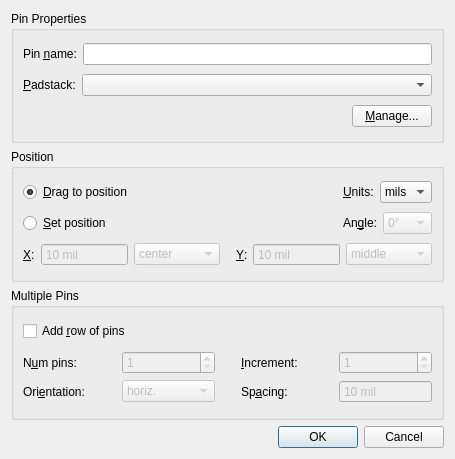
<?xml version="1.0" encoding="UTF-8"?>
<ui version="4.0">
 <class>EditPinDialog</class>
 <widget class="QDialog" name="EditPinDialog">
  <property name="enabled">
   <bool>true</bool>
  </property>
  <property name="geometry">
   <rect>
    <x>0</x>
    <y>0</y>
    <width>455</width>
    <height>459</height>
   </rect>
  </property>
  <property name="windowTitle">
   <string>Define Pin</string>
  </property>
  <layout class="QVBoxLayout" name="verticalLayout">
   <item>
    <widget class="QGroupBox" name="groupBox_2">
     <property name="title">
      <string>Pin Properties</string>
     </property>
     <layout class="QVBoxLayout" name="verticalLayout_4">
      <item>
       <layout class="QHBoxLayout" name="horizontalLayout">
        <item>
         <widget class="QLabel" name="label">
          <property name="text">
           <string>Pin &amp;name:</string>
          </property>
          <property name="buddy">
           <cstring>pinName</cstring>
          </property>
         </widget>
        </item>
        <item>
         <widget class="QLineEdit" name="pinName"/>
        </item>
       </layout>
      </item>
      <item>
       <layout class="QHBoxLayout" name="horizontalLayout_2">
        <item>
         <widget class="QLabel" name="label_2">
          <property name="text">
           <string>&amp;Padstack:</string>
          </property>
          <property name="buddy">
           <cstring>psList</cstring>
          </property>
         </widget>
        </item>
        <item>
         <widget class="QComboBox" name="psList">
          <property name="sizePolicy">
           <sizepolicy hsizetype="Expanding" vsizetype="Fixed">
            <horstretch>0</horstretch>
            <verstretch>0</verstretch>
           </sizepolicy>
          </property>
         </widget>
        </item>
       </layout>
      </item>
      <item>
       <layout class="QHBoxLayout" name="horizontalLayout_6">
        <item>
         <spacer name="horizontalSpacer_4">
          <property name="orientation">
           <enum>Qt::Horizontal</enum>
          </property>
          <property name="sizeHint" stdset="0">
           <size>
            <width>40</width>
            <height>20</height>
           </size>
          </property>
         </spacer>
        </item>
        <item>
         <widget class="QPushButton" name="manageBtn">
          <property name="text">
           <string>&amp;Manage...</string>
          </property>
         </widget>
        </item>
       </layout>
      </item>
     </layout>
    </widget>
   </item>
   <item>
    <widget class="QGroupBox" name="groupBox">
     <property name="sizePolicy">
      <sizepolicy hsizetype="Preferred" vsizetype="Preferred">
       <horstretch>0</horstretch>
       <verstretch>0</verstretch>
      </sizepolicy>
     </property>
     <property name="title">
      <string>Position</string>
     </property>
     <layout class="QVBoxLayout" name="verticalLayout_2">
      <item>
       <layout class="QHBoxLayout" name="horizontalLayout_4">
        <item>
         <widget class="QRadioButton" name="dragRadio">
          <property name="text">
           <string>&amp;Drag to position</string>
          </property>
          <property name="checked">
           <bool>true</bool>
          </property>
         </widget>
        </item>
        <item>
         <spacer name="horizontalSpacer">
          <property name="orientation">
           <enum>Qt::Horizontal</enum>
          </property>
          <property name="sizeHint" stdset="0">
           <size>
            <width>40</width>
            <height>20</height>
           </size>
          </property>
         </spacer>
        </item>
        <item>
         <widget class="QLabel" name="label_6">
          <property name="sizePolicy">
           <sizepolicy hsizetype="Preferred" vsizetype="Preferred">
            <horstretch>0</horstretch>
            <verstretch>0</verstretch>
           </sizepolicy>
          </property>
          <property name="text">
           <string>&amp;Units:</string>
          </property>
          <property name="buddy">
           <cstring>unitsBox</cstring>
          </property>
         </widget>
        </item>
        <item>
         <widget class="QComboBox" name="unitsBox">
          <property name="sizePolicy">
           <sizepolicy hsizetype="Preferred" vsizetype="Fixed">
            <horstretch>0</horstretch>
            <verstretch>0</verstretch>
           </sizepolicy>
          </property>
          <item>
           <property name="text">
            <string>mils</string>
           </property>
          </item>
          <item>
           <property name="text">
            <string>mm</string>
           </property>
          </item>
         </widget>
        </item>
       </layout>
      </item>
      <item>
       <layout class="QHBoxLayout" name="horizontalLayout_3">
        <item>
         <widget class="QRadioButton" name="setPosRadio">
          <property name="text">
           <string>&amp;Set position</string>
          </property>
         </widget>
        </item>
        <item>
         <spacer name="horizontalSpacer_2">
          <property name="orientation">
           <enum>Qt::Horizontal</enum>
          </property>
          <property name="sizeHint" stdset="0">
           <size>
            <width>40</width>
            <height>20</height>
           </size>
          </property>
         </spacer>
        </item>
        <item>
         <widget class="QLabel" name="label_8">
          <property name="sizePolicy">
           <sizepolicy hsizetype="Preferred" vsizetype="Preferred">
            <horstretch>0</horstretch>
            <verstretch>0</verstretch>
           </sizepolicy>
          </property>
          <property name="text">
           <string>An&amp;gle:</string>
          </property>
          <property name="buddy">
           <cstring>angleBox</cstring>
          </property>
         </widget>
        </item>
        <item>
         <widget class="QComboBox" name="angleBox">
          <property name="enabled">
           <bool>false</bool>
          </property>
          <property name="sizePolicy">
           <sizepolicy hsizetype="Preferred" vsizetype="Fixed">
            <horstretch>0</horstretch>
            <verstretch>0</verstretch>
           </sizepolicy>
          </property>
          <item>
           <property name="text">
            <string>0°</string>
           </property>
          </item>
          <item>
           <property name="text">
            <string>90°</string>
           </property>
          </item>
         </widget>
        </item>
       </layout>
      </item>
      <item>
       <layout class="QHBoxLayout" name="horizontalLayout_5">
        <item>
         <widget class="QLabel" name="label_5">
          <property name="sizePolicy">
           <sizepolicy hsizetype="Fixed" vsizetype="Preferred">
            <horstretch>0</horstretch>
            <verstretch>0</verstretch>
           </sizepolicy>
          </property>
          <property name="text">
           <string>&amp;X:</string>
          </property>
          <property name="buddy">
           <cstring>xPosBox</cstring>
          </property>
         </widget>
        </item>
        <item>
         <widget class="QDoubleSpinBox" name="xPosBox">
          <property name="enabled">
           <bool>false</bool>
          </property>
          <property name="sizePolicy">
           <sizepolicy hsizetype="Preferred" vsizetype="Fixed">
            <horstretch>0</horstretch>
            <verstretch>0</verstretch>
           </sizepolicy>
          </property>
          <property name="buttonSymbols">
           <enum>QAbstractSpinBox::NoButtons</enum>
          </property>
          <property name="suffix">
           <string> mil</string>
          </property>
          <property name="decimals">
           <number>0</number>
          </property>
          <property name="minimum">
           <double>0.000000000000000</double>
          </property>
          <property name="maximum">
           <double>1000.000000000000000</double>
          </property>
          <property name="value">
           <double>10.000000000000000</double>
          </property>
         </widget>
        </item>
        <item>
         <widget class="QComboBox" name="xAlign">
          <property name="enabled">
           <bool>false</bool>
          </property>
          <property name="sizePolicy">
           <sizepolicy hsizetype="Preferred" vsizetype="Fixed">
            <horstretch>0</horstretch>
            <verstretch>0</verstretch>
           </sizepolicy>
          </property>
          <property name="currentIndex">
           <number>1</number>
          </property>
          <item>
           <property name="text">
            <string>left</string>
           </property>
          </item>
          <item>
           <property name="text">
            <string>center</string>
           </property>
          </item>
          <item>
           <property name="text">
            <string>right</string>
           </property>
          </item>
         </widget>
        </item>
        <item>
         <spacer name="horizontalSpacer_3">
          <property name="orientation">
           <enum>Qt::Horizontal</enum>
          </property>
          <property name="sizeType">
           <enum>QSizePolicy::Fixed</enum>
          </property>
          <property name="sizeHint" stdset="0">
           <size>
            <width>10</width>
            <height>20</height>
           </size>
          </property>
         </spacer>
        </item>
        <item>
         <widget class="QLabel" name="label_7">
          <property name="sizePolicy">
           <sizepolicy hsizetype="Fixed" vsizetype="Preferred">
            <horstretch>0</horstretch>
            <verstretch>0</verstretch>
           </sizepolicy>
          </property>
          <property name="text">
           <string>&amp;Y:</string>
          </property>
          <property name="buddy">
           <cstring>yPosBox</cstring>
          </property>
         </widget>
        </item>
        <item>
         <widget class="QDoubleSpinBox" name="yPosBox">
          <property name="enabled">
           <bool>false</bool>
          </property>
          <property name="buttonSymbols">
           <enum>QAbstractSpinBox::NoButtons</enum>
          </property>
          <property name="suffix">
           <string> mil</string>
          </property>
          <property name="decimals">
           <number>0</number>
          </property>
          <property name="minimum">
           <double>0.000000000000000</double>
          </property>
          <property name="maximum">
           <double>1000.000000000000000</double>
          </property>
          <property name="value">
           <double>10.000000000000000</double>
          </property>
         </widget>
        </item>
        <item>
         <widget class="QComboBox" name="yAlign">
          <property name="enabled">
           <bool>false</bool>
          </property>
          <property name="sizePolicy">
           <sizepolicy hsizetype="Preferred" vsizetype="Fixed">
            <horstretch>0</horstretch>
            <verstretch>0</verstretch>
           </sizepolicy>
          </property>
          <property name="currentIndex">
           <number>1</number>
          </property>
          <item>
           <property name="text">
            <string>top</string>
           </property>
          </item>
          <item>
           <property name="text">
            <string>middle</string>
           </property>
          </item>
          <item>
           <property name="text">
            <string>bottom</string>
           </property>
          </item>
         </widget>
        </item>
       </layout>
      </item>
     </layout>
    </widget>
   </item>
   <item>
    <widget class="QGroupBox" name="groupBox_3">
     <property name="enabled">
      <bool>true</bool>
     </property>
     <property name="title">
      <string>Multiple Pins</string>
     </property>
     <property name="checkable">
      <bool>false</bool>
     </property>
     <layout class="QVBoxLayout" name="verticalLayout_3">
      <item>
       <widget class="QCheckBox" name="addRowCheck">
        <property name="text">
         <string>Add &amp;row of pins</string>
        </property>
       </widget>
      </item>
      <item>
       <layout class="QGridLayout" name="gridLayout">
        <item row="0" column="0">
         <widget class="QLabel" name="label_3">
          <property name="text">
           <string>N&amp;um pins:</string>
          </property>
          <property name="buddy">
           <cstring>numPinsBox</cstring>
          </property>
         </widget>
        </item>
        <item row="0" column="1">
         <widget class="QSpinBox" name="numPinsBox">
          <property name="enabled">
           <bool>false</bool>
          </property>
          <property name="minimum">
           <number>1</number>
          </property>
          <property name="maximum">
           <number>1000</number>
          </property>
         </widget>
        </item>
        <item row="0" column="3">
         <widget class="QLabel" name="label_4">
          <property name="text">
           <string>&amp;Increment:</string>
          </property>
          <property name="buddy">
           <cstring>incrementBox</cstring>
          </property>
         </widget>
        </item>
        <item row="0" column="4">
         <widget class="QSpinBox" name="incrementBox">
          <property name="enabled">
           <bool>false</bool>
          </property>
          <property name="minimum">
           <number>1</number>
          </property>
          <property name="maximum">
           <number>1000</number>
          </property>
         </widget>
        </item>
        <item row="1" column="3">
         <widget class="QLabel" name="label_9">
          <property name="text">
           <string>Sp&amp;acing:</string>
          </property>
          <property name="buddy">
           <cstring>spacingBox</cstring>
          </property>
         </widget>
        </item>
        <item row="1" column="4">
         <widget class="QDoubleSpinBox" name="spacingBox">
          <property name="enabled">
           <bool>false</bool>
          </property>
          <property name="buttonSymbols">
           <enum>QAbstractSpinBox::NoButtons</enum>
          </property>
          <property name="suffix">
           <string> mil</string>
          </property>
          <property name="decimals">
           <number>0</number>
          </property>
          <property name="minimum">
           <double>0.000000000000000</double>
          </property>
          <property name="maximum">
           <double>1000.000000000000000</double>
          </property>
          <property name="value">
           <double>10.000000000000000</double>
          </property>
         </widget>
        </item>
        <item row="1" column="0">
         <widget class="QLabel" name="label_10">
          <property name="text">
           <string>Ori&amp;entation:</string>
          </property>
          <property name="buddy">
           <cstring>orientBox</cstring>
          </property>
         </widget>
        </item>
        <item row="1" column="1">
         <widget class="QComboBox" name="orientBox">
          <property name="enabled">
           <bool>false</bool>
          </property>
          <property name="sizePolicy">
           <sizepolicy hsizetype="Preferred" vsizetype="Fixed">
            <horstretch>0</horstretch>
            <verstretch>0</verstretch>
           </sizepolicy>
          </property>
          <item>
           <property name="text">
            <string>horiz.</string>
           </property>
          </item>
          <item>
           <property name="text">
            <string>vert.</string>
           </property>
          </item>
         </widget>
        </item>
        <item row="0" column="2">
         <spacer name="horizontalSpacer_5">
          <property name="orientation">
           <enum>Qt::Horizontal</enum>
          </property>
          <property name="sizeType">
           <enum>QSizePolicy::Fixed</enum>
          </property>
          <property name="sizeHint" stdset="0">
           <size>
            <width>20</width>
            <height>20</height>
           </size>
          </property>
         </spacer>
        </item>
       </layout>
      </item>
     </layout>
    </widget>
   </item>
   <item>
    <widget class="QDialogButtonBox" name="buttonBox">
     <property name="orientation">
      <enum>Qt::Horizontal</enum>
     </property>
     <property name="standardButtons">
      <set>QDialogButtonBox::Cancel|QDialogButtonBox::Ok</set>
     </property>
    </widget>
   </item>
  </layout>
 </widget>
 <resources/>
 <connections>
  <connection>
   <sender>buttonBox</sender>
   <signal>accepted()</signal>
   <receiver>EditPinDialog</receiver>
   <slot>accept()</slot>
   <hints>
    <hint type="sourcelabel">
     <x>227</x>
     <y>437</y>
    </hint>
    <hint type="destinationlabel">
     <x>157</x>
     <y>274</y>
    </hint>
   </hints>
  </connection>
  <connection>
   <sender>buttonBox</sender>
   <signal>rejected()</signal>
   <receiver>EditPinDialog</receiver>
   <slot>reject()</slot>
   <hints>
    <hint type="sourcelabel">
     <x>295</x>
     <y>443</y>
    </hint>
    <hint type="destinationlabel">
     <x>286</x>
     <y>274</y>
    </hint>
   </hints>
  </connection>
  <connection>
   <sender>setPosRadio</sender>
   <signal>toggled(bool)</signal>
   <receiver>angleBox</receiver>
   <slot>setEnabled(bool)</slot>
   <hints>
    <hint type="sourcelabel">
     <x>105</x>
     <y>224</y>
    </hint>
    <hint type="destinationlabel">
     <x>435</x>
     <y>237</y>
    </hint>
   </hints>
  </connection>
  <connection>
   <sender>setPosRadio</sender>
   <signal>toggled(bool)</signal>
   <receiver>xPosBox</receiver>
   <slot>setEnabled(bool)</slot>
   <hints>
    <hint type="sourcelabel">
     <x>74</x>
     <y>225</y>
    </hint>
    <hint type="destinationlabel">
     <x>81</x>
     <y>256</y>
    </hint>
   </hints>
  </connection>
  <connection>
   <sender>setPosRadio</sender>
   <signal>toggled(bool)</signal>
   <receiver>yPosBox</receiver>
   <slot>setEnabled(bool)</slot>
   <hints>
    <hint type="sourcelabel">
     <x>119</x>
     <y>225</y>
    </hint>
    <hint type="destinationlabel">
     <x>300</x>
     <y>259</y>
    </hint>
   </hints>
  </connection>
  <connection>
   <sender>addRowCheck</sender>
   <signal>toggled(bool)</signal>
   <receiver>numPinsBox</receiver>
   <slot>setEnabled(bool)</slot>
   <hints>
    <hint type="sourcelabel">
     <x>122</x>
     <y>324</y>
    </hint>
    <hint type="destinationlabel">
     <x>159</x>
     <y>364</y>
    </hint>
   </hints>
  </connection>
  <connection>
   <sender>addRowCheck</sender>
   <signal>toggled(bool)</signal>
   <receiver>orientBox</receiver>
   <slot>setEnabled(bool)</slot>
   <hints>
    <hint type="sourcelabel">
     <x>197</x>
     <y>327</y>
    </hint>
    <hint type="destinationlabel">
     <x>145</x>
     <y>385</y>
    </hint>
   </hints>
  </connection>
  <connection>
   <sender>addRowCheck</sender>
   <signal>toggled(bool)</signal>
   <receiver>incrementBox</receiver>
   <slot>setEnabled(bool)</slot>
   <hints>
    <hint type="sourcelabel">
     <x>237</x>
     <y>329</y>
    </hint>
    <hint type="destinationlabel">
     <x>356</x>
     <y>360</y>
    </hint>
   </hints>
  </connection>
  <connection>
   <sender>addRowCheck</sender>
   <signal>toggled(bool)</signal>
   <receiver>spacingBox</receiver>
   <slot>setEnabled(bool)</slot>
   <hints>
    <hint type="sourcelabel">
     <x>264</x>
     <y>328</y>
    </hint>
    <hint type="destinationlabel">
     <x>435</x>
     <y>404</y>
    </hint>
   </hints>
  </connection>
  <connection>
   <sender>setPosRadio</sender>
   <signal>toggled(bool)</signal>
   <receiver>xAlign</receiver>
   <slot>setEnabled(bool)</slot>
   <hints>
    <hint type="sourcelabel">
     <x>51</x>
     <y>224</y>
    </hint>
    <hint type="destinationlabel">
     <x>191</x>
     <y>257</y>
    </hint>
   </hints>
  </connection>
  <connection>
   <sender>setPosRadio</sender>
   <signal>toggled(bool)</signal>
   <receiver>yAlign</receiver>
   <slot>setEnabled(bool)</slot>
   <hints>
    <hint type="sourcelabel">
     <x>34</x>
     <y>224</y>
    </hint>
    <hint type="destinationlabel">
     <x>390</x>
     <y>267</y>
    </hint>
   </hints>
  </connection>
 </connections>
</ui>
